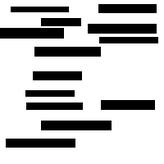
%> input picture resources/img/rho_coeff_multiple_stripes.png, 164 x 164 px, shrunk from 200 x 200 before the run
$ octave main_train_data2.m   (GNU Octave 9; MATLAB toolbox functions it lacks are replaced by stand-ins)
%> lines starting %> are read from the running program, lines starting %| are printed output that depends on the picture
### libs/meshPartSquare.m
function [x__sd,tri__sd,l2g__sd,logicalTri__sd] = meshPartSquare(N,x,tri)
%> called with N = 4
% Gitterpartitionierung von [0,1]^2 in N x N Teilquadrate.
%
% Input: N: N^2 = Anzahl Teilgebiete
% Input: x:   Punkteliste
% Input: tri: Elementliste (Dreiecke)
%
% Output: x__sd:   Cell array; lokale Punkteliste
% Output: tri__sd: Cell array; lokale Elementliste
% Output: l2g__sd: Cell array; local-to-global-map
% Output: logicalTri__sd: Cell array; logische Liste, welche Dreiecke in welchem

% Berechne den Schwerpunkt der Dreiecke.
c = (x(tri(:,1),:) + x(tri(:,2),:) + x(tri(:,3),:))/3;

% Aufteilung von [0,1] mit aequidistanten Stuetzstellen.
lin = linspace(0,1,N+1);

x__sd = cell(N^2,1);
tri__sd = cell(N^2,1);
l2g__sd = cell(N^2,1);
logicalTri__sd  = cell(N^2,1);
cnt = 0;

for i = 1:N
    for j = 1:N
        cnt = cnt + 1;

        % Finde alle Dreiecke im Teilgebiet (i,j).
        b = (c(:,1) >= lin(j)-1e-13) & (c(:,1) <= lin(j+1)+1e-13) & ...
            (c(:,2) >= lin(i)-1e-13) & (c(:,2) <= lin(i+1)+1e-13);
        logicalTri__sd{cnt} = b;

        tri__sd{cnt} = tri(b,:); % globale Nummerierung

        % Finde alle Knoten im Teilgebiet (i,j).
        b = false(size(x,1),1);
        b(tri__sd{cnt}(:)) = true;
        x__sd{cnt} = x(b,:);
        l2g__sd{cnt} = find(b);

        % Mappe globale Nummerierung der lokalen Triangulierung
        % auf lokale Nummerierung.
        map = zeros(size(x,1),1);
        map(b) = 1:nnz(b);
        tri__sd{cnt} = map(tri__sd{cnt});
    end
end
end

### old/coeffFun_pixel.m
function [markedElements] = coeffFun_pixel(x,y,tri,rhoMax,rhoMin,pic_bw,num_pixel)
assert(all(size(x) == size(y)),'Die Vektoren x und y haben unterschiedliche Groesse')

numTri = length(tri);
rhoTri = rhoMin*ones(numTri,1); %initialisiere die Koeffizientenfunktion je Element mit rhoMin

for p = 1 : numTri
    %Berechne Schwerpunkt fuer rechtwinkliges Dreieckselement
    x_centroid = (x(tri(p,1))+x(tri(p,2))+x(tri(p,3)))/3;
    y_centroid = (y(tri(p,1))+y(tri(p,2))+y(tri(p,3)))/3;
    %Bestimme die Pixelnummer in x- und y-Richtung, indem wir auf den
    %neahsten integer-Wert runden
    err_cor = 0.5*(1/num_pixel); %korrigiere zum Pixelmittelpunkt
    x_pixel = round((x_centroid-err_cor)*num_pixel);
    y_pixel = num_pixel -round((y_centroid-err_cor)*num_pixel);

    if x_pixel < 1
        x_pixel = x_pixel +1;
    else
        if x_pixel > num_pixel
            x_pixel = x_pixel -1;
        end
    end

    if y_pixel < 1
        y_pixel = y_pixel +1;
    else
        if y_pixel > num_pixel
            y_pixel = y_pixel -1;
        end
    end

    %werte die Pixelnummer im Bild aus
    value_bw = pic_bw(x_pixel,y_pixel);
    if value_bw < 100
        rhoTri(p) = rhoMax;
    else
        rhoTri(p) = rhoMin;
    end
end
markedElements = (rhoTri == rhoMax); % Logischer Vektor, welche Elemente rhoMax-Wert haben
end

### libs/genMeshSquare.m
function [x,tri] = genMeshSquare(N,n)
% Gitter fuer [0,1]x[0,1] erzeugen (Dreiecke).
%
% Input: N: N^2 = Anzahl Teilgebiete
% Input: n: (n+1)^2 =  Anzahl Knoten pro Teilgebiet
%
% Output: x: Punkteliste,  s x 2 (s: Anzahl Punkte)
% Output: tri: Elementliste, r x 3 (r: Anzahl Dreiecke)

assert(n > 0 && N > 0)

% Punktegitter erzeugen.
linGitter = linspace(0,1,N*n+1);
[xx,yy] = meshgrid(linGitter,linGitter);
x = [xx(:),yy(:)];

% Elemente erzeugen.
% Fuer diesen Spezialfall kann man ein Gitter sehr einfach mittels
% einer Delaunay-Triangulierung erzeugen.
% Im Allgemeinen funktioniert dies jedoch nicht!
tri = delaunay(x(:,1),x(:,2));
end

### old/main_train_data2.m
clear; clc;
addpath('libs')
plot_grid = true;   % Auswahl: Plotten der Triangulierung mit Bild-Koeffizientenfunktion

%% Funktion rechte Seite
f = @(vert,y) ones(size(vert));   % Rechte Seite der DGL

%% Erstelle das Gitter
n = 40;         % 2*n^2 Elemente pro Teilgebiet
N = 4;          % Partition in NxN quadratische Teilgebiete
H = 1/N;
h = 1/(N*n);
fprintf("Das Verhaeltnis H/h betraegt %f\n",H/h);
numSD = N^2;    % Anzahl Teilgebiete
xyLim = [0,1];  % Gebiet: Einheitsquadrat

[vert,tri] = genMeshSquare(N,n);            % Erstelle Knoten- und Elementliste
numVert=size(vert,1);   numTri=size(tri,1); % Anzahl Knoten und Dreiecke

% Erstelle Knoten- und Elementlisten pro Teilgebiet und logischen Vektor,
% welche Dreiecke in welchem TG enthalten sind
[vert__sd,tri__sd,l2g__sd,logicalTri__sd] = meshPartSquare(N,vert,tri);

% Markiere Dirichletknoten in logischem Vektor
dirichlet = or(ismember(vert(:,1),xyLim), ismember(vert(:,2),xyLim));

% Structure fuer grid-Variablen
grid_struct = struct('vert__sd',{vert__sd},'tri__sd',{tri__sd},'l2g__sd',{l2g__sd},'dirichlet',{dirichlet});

%% Koeffizientenfunktion aufstellen
rhoMin = 1;
rhoMax = 10^6;

%Bilddatei einlesen
%ii)
pic_ii = imread('./resources/img/rho_coeff_multiple_stripes.png');
%> pic_ii is the input picture: size 164x164x3 uint8; min 0, max 255, mean 192.2
pic_ii_bw = pic_ii(:,:,1)'; % Nur ein Kanal, da schwarz-weiss Bild
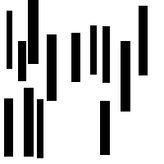
%> pic_ii_bw: size 164x164 uint8; min 0, max 255, mean 192.2
num_pixel_ii = length(pic_ii_bw); % Anzahl Pixel je Dimension
%> num_pixel_ii = 164

%Erstelle Koeffizientenfunktion fuer Gitter ii)
[elements] = coeffFun_pixel(vert(:,1),vert(:,2),tri,rhoMax,rhoMin,pic_ii_bw,num_pixel_ii);
%> in coeffFun_pixel, `markedElements = (rhoTri == rhoMax);`: markedElements = 51200 logical values, 12167 true
%> elements = 51200 logical values, 12167 true
%> (the run ends here)
